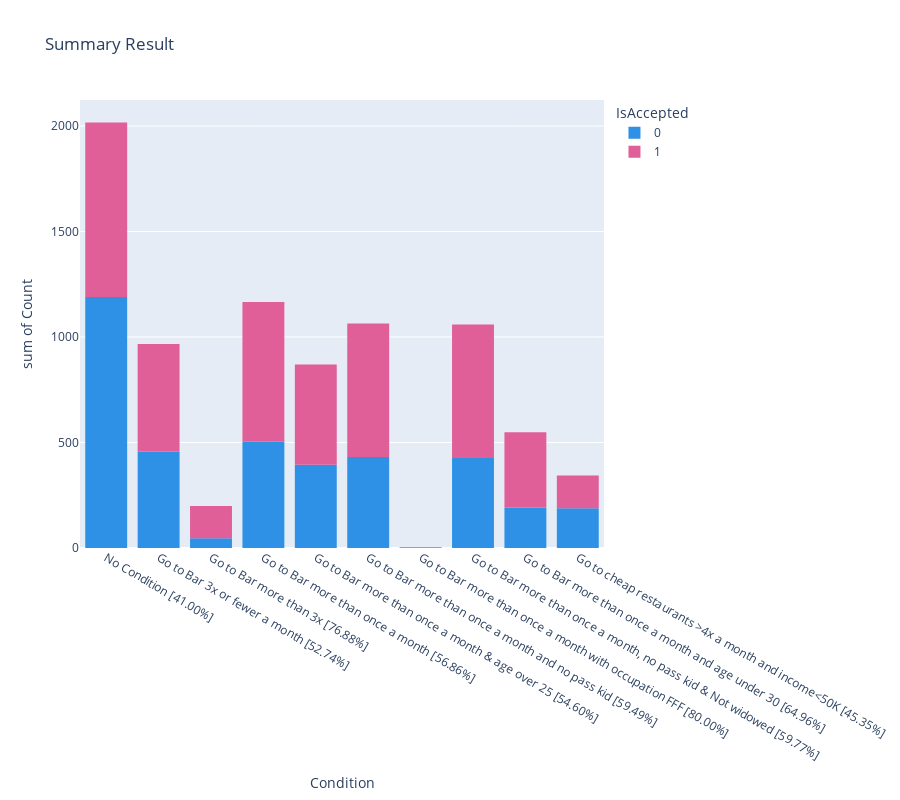

The notebook cell saved with this chart:
### Markdown cell above
7.  Based on these observations, what do you hypothesize about drivers who accepted the bar coupons?

### Code cell
fig = px.histogram(resultData, height=800, x="Condition", y="Count", title="Summary Result", 
  color_discrete_sequence = px.colors.qualitative.Dark24, color = "IsAccepted" )
fig.update_xaxes(tickangle=30)
fig.show()

### Figure 1 — Plotly figure (JSON) as saved in the notebook; plotly's stock layout.template omitted (floating-point values rounded to 4 significant figures)
{"data": [{"alignmentgroup": "True", "bingroup": "x", "histfunc": "sum", "hovertemplate": "IsAccepted=0<br>Condition=%{x}<br>sum of Count=%{y}<extra></extra>", "legendgroup": "0", "marker": {"color": "#2E91E5", "pattern": {"shape": ""}}, "name": "0", "offsetgroup": "0", "orientation": "v", "showlegend": true, "type": "histogram", "x": ["No Condition [41.00%]", "Go to Bar 3x or fewer a month [52.74%]", "Go to Bar more than 3x [76.88%]", "Go to Bar more than once a month [56.86%]", "Go to Bar more than once a month & age over 25 [54.60%]", "Go to Bar more than once a month and no pass kid [59.49%]", "Go to Bar more than once a month with occupation FFF [80.00%]", "Go to Bar more than once a month, no pass kid & Not widowed [59.77%]", "Go to Bar more than once a month and age under 30 [64.96%]", "Go to cheap restaurants >4x a month and income<50K [45.35%]"], "xaxis": "x", "y": [1190, 457, 46, 503, 395, 431, 1, 426, 192, 188], "yaxis": "y"}, {"alignmentgroup": "True", "bingroup": "x", "histfunc": "sum", "hovertemplate": "IsAccepted=1<br>Condition=%{x}<br>sum of Count=%{y}<extra></extra>", "legendgroup": "1", "marker": {"color": "#E15F99", "pattern": {"shape": ""}}, "name": "1", "offsetgroup": "1", "orientation": "v", "showlegend": true, "type": "histogram", "x": ["No Condition [41.00%]", "Go to Bar 3x or fewer a month [52.74%]", "Go to Bar more than 3x [76.88%]", "Go to Bar more than once a month [56.86%]", "Go to Bar more than once a month & age over 25 [54.60%]", "Go to Bar more than once a month and no pass kid [59.49%]", "Go to Bar more than once a month with occupation FFF [80.00%]", "Go to Bar more than once a month, no pass kid & Not widowed [59.77%]", "Go to Bar more than once a month and age under 30 [64.96%]", "Go to cheap restaurants >4x a month and income<50K [45.35%]"], "xaxis": "x", "y": [827, 510, 153, 663, 475, 633, 4, 633, 356, 156], "yaxis": "y"}], "layout": {"barmode": "relative", "height": 800, "legend": {"title": {"text": "IsAccepted"}, "tracegroupgap": 0}, "title": {"text": "Summary Result"}, "xaxis": {"anchor": "y", "domain": [0, 1], "tickangle": 30, "title": {"text": "Condition"}}, "yaxis": {"anchor": "x", "domain": [0, 1], "title": {"text": "sum of Count"}}}}
